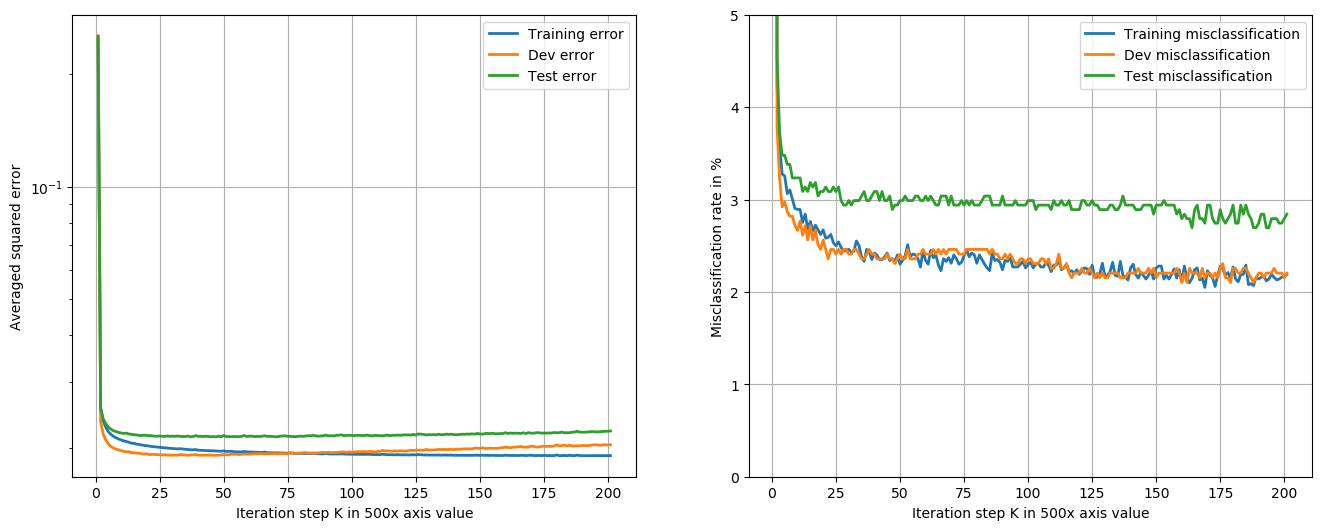

Generate this figure with Python:
# -*- coding: utf-8 -*-
"""
Created on Mon Feb 12 16:25:46 2018

@author: Lukas
"""

"""
Import of external tools
"""

import argparse
import numpy as np
import pandas as pd
from pathlib import Path
import matplotlib.pyplot as plt
import gzip
import pickle
import matplotlib.image as mpimg
from timeit import default_timer as timer

def calc_miscl_err(Y, X, w):
    """
    Calculate the misclassification error as posted on class canvas
    """
    # Define dimensionality
    d = len(Y)
    # Threshold 
    b = 0.5
    # Calculate the error
    Yhat = np.dot(X,w)
    Yhat_labels = ( Yhat - b ) >= 0
    errors = np.abs(Yhat_labels - Y)
    return (100*sum(errors)/(Yhat.shape[0]*1.0))
    
def calc_avg_sq_err(X, Y, w):
    """
    Function for calculating the average squared error
    """
    # Define dimensionality
    N = len(X)
    d = len(X[0])
    # Calculate the error
    error = ((1)/(2*N)) * (np.linalg.norm( Y - np.dot(X,w) ))**2
    
    return error


def update_w(X, Y, w, eta, lamda):
    """
    Function for updating w to perform the stochastical descent with mini batches 
    """
    # Define dimensionality
    N = len(X)
    d = len(X[0])
    # Create mini batch consisting of 100 random data points
    M = 100
    mini_batch = np.array(0)
    mini_batch = np.delete(mini_batch, 0)
    Y_mini = np.array(0)
    Y_mini = np.delete(Y_mini, 0)
    for m in range(M):
        i = np.random.randint(0,N-1)
        mini_batch = np.append(mini_batch, X[i]).reshape(m+1,d)
        Y_mini = np.append(Y_mini, Y[i])
    # Update w
    updated_w = w + eta * ( (1/M) * np.dot( np.transpose(mini_batch), ( Y_mini - np.dot(mini_batch, w) ) ) + np.dot(lamda, w) )
    return updated_w

def miniSGD(Xtrain, Ytrain, Xtest, Ytest, Xdev, Ydev):
    """
    Function for performing the mini batch stochastic gradient descent to find best w
    """
    # Define dimensionality
    d = len(Xtrain[0])
    # initialize starting stepsize eta(0) = 10 and starting w(0)=0
    w = np.zeros(d)
    eta = 1e-2 *(1/4) 
    lamda = 0.005
    error_train = calc_avg_sq_err(Xtrain, Ytrain, w)
    error_dev = calc_avg_sq_err(Xdev, Ydev, w)
    error_test = calc_avg_sq_err(Xtest, Ytest, w)
    misc_train = calc_miscl_err(Ytrain, Xtrain, w)
    misc_dev = calc_miscl_err(Ydev, Xdev, w)
    misc_test = calc_miscl_err(Ytest, Xtest, w)
    print("Initial error: %3.5f" % error_train)
    # Start loop for finding optimal w
    K = 100000 # Parameter to tune in order to find good convergence
    error_train_arr = np.array(0)
    error_train_arr = np.delete(error_train_arr, 0)
    error_train_arr = np.append(error_train_arr, error_train)
    error_dev_arr = np.array(0)
    error_dev_arr = np.delete(error_dev_arr, 0)
    error_dev_arr = np.append(error_dev_arr, error_dev)
    error_test_arr = np.array(0)
    error_test_arr = np.delete(error_test_arr, 0)
    error_test_arr = np.append(error_test_arr, error_test)
    misc_train_arr = np.array(0)
    misc_train_arr = np.delete(misc_train_arr, 0)
    misc_train_arr = np.append(misc_train_arr, misc_train)
    misc_dev_arr = np.array(0)
    misc_dev_arr = np.delete(misc_dev_arr, 0)
    misc_dev_arr = np.append(misc_dev_arr, misc_dev)
    misc_test_arr = np.array(0)
    misc_test_arr = np.delete(misc_test_arr, 0)
    misc_test_arr = np.append(misc_test_arr, misc_test)
    for k in range(K+1):
        # Update w for each loop
        w = update_w(Xtrain, Ytrain, w, eta, lamda)
        # Print some runtime control
        if ( k % 1000 == 0 and k != 0 ):
            print("Loop number %i/%i" % (k,K))
            print("Squared Error: %3.5f, Miscl. Error %3.2f%%" % (error_dev,misc_dev))
        # Calculate errors after every 500th iteration
        P = 500
        if ( k % P == 0 and k != 0):
            misc_train = calc_miscl_err(Ytrain, Xtrain, w)
            misc_dev = calc_miscl_err(Ydev, Xdev, w)
            misc_test = calc_miscl_err(Ytest, Xtest, w)
            misc_train_arr = np.append(misc_train_arr, misc_train)
            misc_dev_arr = np.append(misc_dev_arr, misc_dev)
            misc_test_arr = np.append(misc_test_arr, misc_test)
            error_train = calc_avg_sq_err(Xtrain, Ytrain, w)
            error_train_arr = np.append(error_train_arr, error_train)
            error_dev = calc_avg_sq_err(Xdev, Ydev, w)
            error_dev_arr = np.append(error_dev_arr, error_dev)
            error_test = calc_avg_sq_err(Xtest, Ytest, w)
            error_test_arr = np.append(error_test_arr, error_test)
            
            
    x = np.arange(1,K/P+2,1)
    fig = plt.figure(figsize=(16,6))
            
    plt.subplot(1,2,1)
    plt.semilogy(x, error_train_arr, label = "Training error", linewidth=2)
    plt.semilogy(x, error_dev_arr, label = "Dev error", linewidth=2)
    plt.semilogy(x, error_test_arr, label = "Test error", linewidth=2)
    plt.grid(True)
    plt.xlabel("Iteration step K in 500x axis value")
    plt.ylabel("Averaged squared error")
    plt.legend()
            
    plt.subplot(1,2,2)
    axes = plt.gca()
    axes.set_ylim([0,5])
    plt.plot(x, misc_train_arr, label = "Training misclassification", linewidth=2)
    plt.plot(x, misc_dev_arr, label = "Dev misclassification", linewidth=2)
    plt.plot(x, misc_test_arr, label = "Test misclassification", linewidth=2)
    plt.grid(True)
    plt.xlabel("Iteration step K in 500x axis value")
    plt.ylabel("Misclassification rate in %")
    plt.legend()
        
    plt.savefig("Problem_1.4.png", bbox_inches='tight')

    plt.close(fig)

def main():
    """
    Main function: main sequence of programm is controlled and called here
    """
    # Read in MNIST data    
    with gzip.open("mnist_2_vs_9.gz") as f:
        data = pickle.load(f, encoding="bytes")
    Xtrain, Ytrain, Xtest, Ytest, Xdev, Ydev = data[b"Xtrain"], data[b"Ytrain"], data[b"Xtest"], data[b"Ytest"], data[b"Xdev"], data[b"Ydev"]
    
    miniSGD(Xtrain, Ytrain, Xtest, Ytest, Xdev, Ydev)
    
    
    




if __name__ == '__main__':
    main()





